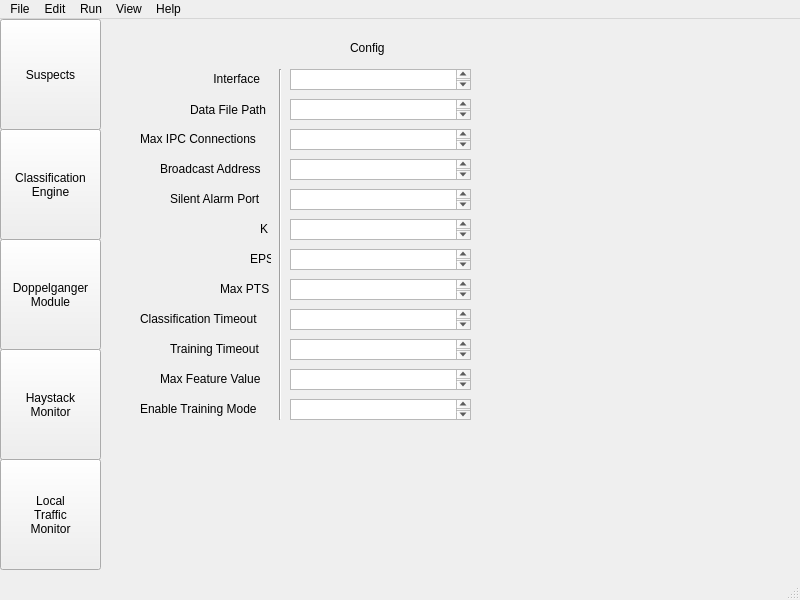
<?xml version="1.0" encoding="UTF-8"?>
<ui version="4.0">
 <class>NovaGUIClass</class>
 <widget class="QMainWindow" name="NovaGUIClass">
  <property name="geometry">
   <rect>
    <x>0</x>
    <y>0</y>
    <width>800</width>
    <height>600</height>
   </rect>
  </property>
  <property name="windowTitle">
   <string>Nova</string>
  </property>
  <widget class="QWidget" name="centralwidget">
   <widget class="QStackedWidget" name="stackedWidget">
    <property name="geometry">
     <rect>
      <x>100</x>
      <y>-20</y>
      <width>691</width>
      <height>581</height>
     </rect>
    </property>
    <property name="currentIndex">
     <number>1</number>
    </property>
    <widget class="QWidget" name="stackedWidgetPage1">
     <widget class="QListWidget" name="benignList">
      <property name="geometry">
       <rect>
        <x>20</x>
        <y>90</y>
        <width>301</width>
        <height>471</height>
       </rect>
      </property>
     </widget>
     <widget class="QLabel" name="bListLabel">
      <property name="geometry">
       <rect>
        <x>100</x>
        <y>60</y>
        <width>121</width>
        <height>31</height>
       </rect>
      </property>
      <property name="text">
       <string>Benign Suspects</string>
      </property>
     </widget>
     <widget class="QLabel" name="hListLabel">
      <property name="geometry">
       <rect>
        <x>450</x>
        <y>60</y>
        <width>121</width>
        <height>31</height>
       </rect>
      </property>
      <property name="text">
       <string> Hostile Suspects</string>
      </property>
     </widget>
     <widget class="QListWidget" name="hostileList">
      <property name="geometry">
       <rect>
        <x>370</x>
        <y>90</y>
        <width>301</width>
        <height>471</height>
       </rect>
      </property>
     </widget>
    </widget>
    <widget class="QWidget" name="stackedWidgetPage2">
     <widget class="QPlainTextEdit" name="CETrainingTimeoutEdit">
      <property name="geometry">
       <rect>
        <x>190</x>
        <y>340</y>
        <width>181</width>
        <height>21</height>
       </rect>
      </property>
     </widget>
     <widget class="QLabel" name="CEInterfaceLabel">
      <property name="geometry">
       <rect>
        <x>110</x>
        <y>70</y>
        <width>71</width>
        <height>20</height>
       </rect>
      </property>
      <property name="text">
       <string> Interface</string>
      </property>
     </widget>
     <widget class="QLabel" name="CEIPCMaxConnectLabel">
      <property name="geometry">
       <rect>
        <x>40</x>
        <y>130</y>
        <width>131</width>
        <height>20</height>
       </rect>
      </property>
      <property name="text">
       <string>Max IPC Connections</string>
      </property>
     </widget>
     <widget class="QPlainTextEdit" name="CEMaxFeatureValEdit">
      <property name="geometry">
       <rect>
        <x>190</x>
        <y>370</y>
        <width>181</width>
        <height>21</height>
       </rect>
      </property>
     </widget>
     <widget class="QLabel" name="CEConfigLabel">
      <property name="geometry">
       <rect>
        <x>250</x>
        <y>40</y>
        <width>67</width>
        <height>17</height>
       </rect>
      </property>
      <property name="text">
       <string>Config</string>
      </property>
     </widget>
     <widget class="QPlainTextEdit" name="CEEnableTrainingEdit">
      <property name="geometry">
       <rect>
        <x>190</x>
        <y>400</y>
        <width>181</width>
        <height>21</height>
       </rect>
      </property>
     </widget>
     <widget class="QLabel" name="CEDatafileLabel">
      <property name="geometry">
       <rect>
        <x>90</x>
        <y>100</y>
        <width>81</width>
        <height>21</height>
       </rect>
      </property>
      <property name="text">
       <string>Data File Path</string>
      </property>
     </widget>
     <widget class="Line" name="CELine">
      <property name="geometry">
       <rect>
        <x>170</x>
        <y>70</y>
        <width>20</width>
        <height>351</height>
       </rect>
      </property>
      <property name="orientation">
       <enum>Qt::Vertical</enum>
      </property>
     </widget>
     <widget class="QPlainTextEdit" name="CEMaxPtsEdit">
      <property name="geometry">
       <rect>
        <x>190</x>
        <y>280</y>
        <width>181</width>
        <height>21</height>
       </rect>
      </property>
     </widget>
     <widget class="QPlainTextEdit" name="CEClassificationTimeoutEdit">
      <property name="geometry">
       <rect>
        <x>190</x>
        <y>310</y>
        <width>181</width>
        <height>21</height>
       </rect>
      </property>
     </widget>
     <widget class="QPlainTextEdit" name="CEEPSEdit">
      <property name="geometry">
       <rect>
        <x>190</x>
        <y>250</y>
        <width>181</width>
        <height>21</height>
       </rect>
      </property>
     </widget>
     <widget class="QPlainTextEdit" name="CEBroadcastAddrEdit">
      <property name="geometry">
       <rect>
        <x>190</x>
        <y>160</y>
        <width>181</width>
        <height>21</height>
       </rect>
      </property>
     </widget>
     <widget class="QPlainTextEdit" name="CESilentAlarmPortEdit">
      <property name="geometry">
       <rect>
        <x>190</x>
        <y>190</y>
        <width>181</width>
        <height>21</height>
       </rect>
      </property>
     </widget>
     <widget class="QPlainTextEdit" name="CEKEdit">
      <property name="geometry">
       <rect>
        <x>190</x>
        <y>220</y>
        <width>181</width>
        <height>21</height>
       </rect>
      </property>
     </widget>
     <widget class="QPlainTextEdit" name="CEInterfaceEdit">
      <property name="geometry">
       <rect>
        <x>190</x>
        <y>70</y>
        <width>181</width>
        <height>21</height>
       </rect>
      </property>
     </widget>
     <widget class="QPlainTextEdit" name="CEIPCMaxConnectEdit">
      <property name="geometry">
       <rect>
        <x>190</x>
        <y>130</y>
        <width>181</width>
        <height>21</height>
       </rect>
      </property>
     </widget>
     <widget class="QPlainTextEdit" name="CEDatafileEdit">
      <property name="geometry">
       <rect>
        <x>190</x>
        <y>100</y>
        <width>181</width>
        <height>21</height>
       </rect>
      </property>
     </widget>
     <widget class="QLabel" name="CEBroadcastAddrLabel">
      <property name="geometry">
       <rect>
        <x>60</x>
        <y>160</y>
        <width>121</width>
        <height>20</height>
       </rect>
      </property>
      <property name="text">
       <string>Broadcast Address</string>
      </property>
     </widget>
     <widget class="QLabel" name="CESilentAlarmPortLabel">
      <property name="geometry">
       <rect>
        <x>70</x>
        <y>190</y>
        <width>101</width>
        <height>20</height>
       </rect>
      </property>
      <property name="text">
       <string>Silent Alarm Port</string>
      </property>
     </widget>
     <widget class="QLabel" name="CEKLabel">
      <property name="geometry">
       <rect>
        <x>160</x>
        <y>220</y>
        <width>16</width>
        <height>20</height>
       </rect>
      </property>
      <property name="text">
       <string>K</string>
      </property>
     </widget>
     <widget class="QLabel" name="CEEPSLabel">
      <property name="geometry">
       <rect>
        <x>150</x>
        <y>250</y>
        <width>21</width>
        <height>20</height>
       </rect>
      </property>
      <property name="text">
       <string>EPS</string>
      </property>
     </widget>
     <widget class="QLabel" name="CEMaxPtsLabel">
      <property name="geometry">
       <rect>
        <x>120</x>
        <y>280</y>
        <width>51</width>
        <height>20</height>
       </rect>
      </property>
      <property name="text">
       <string>Max PTS</string>
      </property>
     </widget>
     <widget class="QLabel" name="CEClassificationTimeoutLabel">
      <property name="geometry">
       <rect>
        <x>40</x>
        <y>310</y>
        <width>131</width>
        <height>20</height>
       </rect>
      </property>
      <property name="text">
       <string>Classification Timeout</string>
      </property>
     </widget>
     <widget class="QLabel" name="CETrainingTimeoutLabel">
      <property name="geometry">
       <rect>
        <x>70</x>
        <y>340</y>
        <width>101</width>
        <height>20</height>
       </rect>
      </property>
      <property name="text">
       <string>Training Timeout</string>
      </property>
     </widget>
     <widget class="QLabel" name="CEMaxFeatureValLabel">
      <property name="geometry">
       <rect>
        <x>60</x>
        <y>370</y>
        <width>111</width>
        <height>20</height>
       </rect>
      </property>
      <property name="text">
       <string>Max Feature Value</string>
      </property>
     </widget>
     <widget class="QLabel" name="CEEnableTrainingLabel">
      <property name="geometry">
       <rect>
        <x>40</x>
        <y>400</y>
        <width>131</width>
        <height>20</height>
       </rect>
      </property>
      <property name="text">
       <string>Enable Training Mode</string>
      </property>
     </widget>
    </widget>
    <widget class="QWidget" name="stackedWidgetPage3">
     <widget class="QPlainTextEdit" name="DMInterfaceEdit">
      <property name="geometry">
       <rect>
        <x>180</x>
        <y>70</y>
        <width>181</width>
        <height>21</height>
       </rect>
      </property>
     </widget>
     <widget class="Line" name="DMLine">
      <property name="geometry">
       <rect>
        <x>160</x>
        <y>70</y>
        <width>16</width>
        <height>81</height>
       </rect>
      </property>
      <property name="orientation">
       <enum>Qt::Vertical</enum>
      </property>
     </widget>
     <widget class="QLabel" name="DMIPLabel">
      <property name="geometry">
       <rect>
        <x>60</x>
        <y>100</y>
        <width>101</width>
        <height>21</height>
       </rect>
      </property>
      <property name="text">
       <string>Doppelganger IP</string>
      </property>
     </widget>
     <widget class="QLabel" name="DMInterfaceLabel">
      <property name="geometry">
       <rect>
        <x>100</x>
        <y>70</y>
        <width>71</width>
        <height>21</height>
       </rect>
      </property>
      <property name="text">
       <string> Interface</string>
      </property>
     </widget>
     <widget class="QPlainTextEdit" name="DMIPEdit">
      <property name="geometry">
       <rect>
        <x>180</x>
        <y>100</y>
        <width>181</width>
        <height>21</height>
       </rect>
      </property>
     </widget>
     <widget class="QLabel" name="DMEnabledLabel">
      <property name="geometry">
       <rect>
        <x>30</x>
        <y>130</y>
        <width>131</width>
        <height>20</height>
       </rect>
      </property>
      <property name="text">
       <string>Enable Doppelganger</string>
      </property>
     </widget>
     <widget class="QPlainTextEdit" name="DMEnabledEdit">
      <property name="geometry">
       <rect>
        <x>180</x>
        <y>130</y>
        <width>181</width>
        <height>21</height>
       </rect>
      </property>
     </widget>
     <widget class="QLabel" name="DMConfigLabel">
      <property name="geometry">
       <rect>
        <x>220</x>
        <y>40</y>
        <width>67</width>
        <height>17</height>
       </rect>
      </property>
      <property name="text">
       <string>Config</string>
      </property>
     </widget>
    </widget>
    <widget class="QWidget" name="stackedWidgetPage4">
     <widget class="QLabel" name="HSConfigLabel">
      <property name="geometry">
       <rect>
        <x>240</x>
        <y>80</y>
        <width>67</width>
        <height>17</height>
       </rect>
      </property>
      <property name="text">
       <string>Config</string>
      </property>
     </widget>
     <widget class="QPlainTextEdit" name="HSFreqEdit">
      <property name="geometry">
       <rect>
        <x>200</x>
        <y>220</y>
        <width>181</width>
        <height>21</height>
       </rect>
      </property>
     </widget>
     <widget class="Line" name="HSLine">
      <property name="geometry">
       <rect>
        <x>180</x>
        <y>130</y>
        <width>20</width>
        <height>111</height>
       </rect>
      </property>
      <property name="orientation">
       <enum>Qt::Vertical</enum>
      </property>
     </widget>
     <widget class="QLabel" name="HSInterfaceLabel">
      <property name="geometry">
       <rect>
        <x>120</x>
        <y>130</y>
        <width>71</width>
        <height>21</height>
       </rect>
      </property>
      <property name="text">
       <string> Interface</string>
      </property>
     </widget>
     <widget class="QPlainTextEdit" name="HSTimeoutEdit">
      <property name="geometry">
       <rect>
        <x>200</x>
        <y>190</y>
        <width>181</width>
        <height>21</height>
       </rect>
      </property>
     </widget>
     <widget class="QPlainTextEdit" name="HSInterfaceEdit">
      <property name="geometry">
       <rect>
        <x>200</x>
        <y>130</y>
        <width>181</width>
        <height>21</height>
       </rect>
      </property>
     </widget>
     <widget class="QLabel" name="HSTimeoutLabel">
      <property name="geometry">
       <rect>
        <x>100</x>
        <y>190</y>
        <width>91</width>
        <height>21</height>
       </rect>
      </property>
      <property name="text">
       <string>TCP Timeout</string>
      </property>
     </widget>
     <widget class="QLabel" name="HSFreqLabel">
      <property name="geometry">
       <rect>
        <x>60</x>
        <y>220</y>
        <width>131</width>
        <height>20</height>
       </rect>
      </property>
      <property name="text">
       <string>Timeout Frequency</string>
      </property>
     </widget>
     <widget class="QPlainTextEdit" name="HSHoneyDConfigEdit">
      <property name="geometry">
       <rect>
        <x>200</x>
        <y>160</y>
        <width>181</width>
        <height>21</height>
       </rect>
      </property>
     </widget>
     <widget class="QLabel" name="HSHoneyDConfigLabel">
      <property name="geometry">
       <rect>
        <x>30</x>
        <y>160</y>
        <width>151</width>
        <height>21</height>
       </rect>
      </property>
      <property name="text">
       <string> HoneyD Config File Path</string>
      </property>
     </widget>
    </widget>
    <widget class="QWidget" name="stackedWidgetPage5">
     <widget class="QPlainTextEdit" name="LTMInterfaceEdit">
      <property name="geometry">
       <rect>
        <x>220</x>
        <y>90</y>
        <width>181</width>
        <height>21</height>
       </rect>
      </property>
     </widget>
     <widget class="QPlainTextEdit" name="LTMTimeoutEdit">
      <property name="geometry">
       <rect>
        <x>220</x>
        <y>120</y>
        <width>181</width>
        <height>21</height>
       </rect>
      </property>
     </widget>
     <widget class="QPlainTextEdit" name="LTMFreqEdit">
      <property name="geometry">
       <rect>
        <x>220</x>
        <y>150</y>
        <width>181</width>
        <height>21</height>
       </rect>
      </property>
     </widget>
     <widget class="QLabel" name="LTMInterfaceLabel">
      <property name="geometry">
       <rect>
        <x>140</x>
        <y>90</y>
        <width>71</width>
        <height>21</height>
       </rect>
      </property>
      <property name="text">
       <string> Interface</string>
      </property>
     </widget>
     <widget class="QLabel" name="LTMTimeoutLabel">
      <property name="geometry">
       <rect>
        <x>120</x>
        <y>120</y>
        <width>91</width>
        <height>21</height>
       </rect>
      </property>
      <property name="text">
       <string>TCP Timeout</string>
      </property>
     </widget>
     <widget class="QLabel" name="LTMFreqLabel">
      <property name="geometry">
       <rect>
        <x>80</x>
        <y>150</y>
        <width>131</width>
        <height>20</height>
       </rect>
      </property>
      <property name="text">
       <string>Timeout Frequency</string>
      </property>
     </widget>
     <widget class="Line" name="LTMLine">
      <property name="geometry">
       <rect>
        <x>200</x>
        <y>90</y>
        <width>16</width>
        <height>81</height>
       </rect>
      </property>
      <property name="orientation">
       <enum>Qt::Vertical</enum>
      </property>
     </widget>
     <widget class="QLabel" name="LTMConfigLabel">
      <property name="geometry">
       <rect>
        <x>260</x>
        <y>60</y>
        <width>67</width>
        <height>17</height>
       </rect>
      </property>
      <property name="text">
       <string>Config</string>
      </property>
     </widget>
    </widget>
   </widget>
   <widget class="QPushButton" name="SuspectButton">
    <property name="geometry">
     <rect>
      <x>0</x>
      <y>0</y>
      <width>101</width>
      <height>111</height>
     </rect>
    </property>
    <property name="text">
     <string>Suspects</string>
    </property>
   </widget>
   <widget class="QPushButton" name="CEButton">
    <property name="geometry">
     <rect>
      <x>0</x>
      <y>110</y>
      <width>101</width>
      <height>111</height>
     </rect>
    </property>
    <property name="text">
     <string>Classification
Engine</string>
    </property>
    <property name="autoRepeat">
     <bool>false</bool>
    </property>
   </widget>
   <widget class="QPushButton" name="DMButton">
    <property name="geometry">
     <rect>
      <x>0</x>
      <y>220</y>
      <width>101</width>
      <height>111</height>
     </rect>
    </property>
    <property name="text">
     <string>Doppelganger
Module</string>
    </property>
   </widget>
   <widget class="QPushButton" name="HSButton">
    <property name="geometry">
     <rect>
      <x>0</x>
      <y>330</y>
      <width>101</width>
      <height>111</height>
     </rect>
    </property>
    <property name="text">
     <string>Haystack
Monitor</string>
    </property>
   </widget>
   <widget class="QPushButton" name="LTMButton">
    <property name="geometry">
     <rect>
      <x>0</x>
      <y>440</y>
      <width>101</width>
      <height>111</height>
     </rect>
    </property>
    <property name="text">
     <string>Local
Traffic
Monitor</string>
    </property>
   </widget>
  </widget>
  <widget class="QMenuBar" name="menubar">
   <property name="geometry">
    <rect>
     <x>0</x>
     <y>0</y>
     <width>800</width>
     <height>20</height>
    </rect>
   </property>
   <widget class="QMenu" name="menuFile">
    <property name="title">
     <string>File</string>
    </property>
   </widget>
   <widget class="QMenu" name="menuEdit">
    <property name="title">
     <string>Edit</string>
    </property>
    <addaction name="actionConfigure"/>
   </widget>
   <widget class="QMenu" name="menuRun">
    <property name="title">
     <string>Run</string>
    </property>
    <addaction name="actionRunNova"/>
    <addaction name="actionRunNovaAs"/>
    <addaction name="separator"/>
    <addaction name="actionStopNova"/>
   </widget>
   <widget class="QMenu" name="menuView">
    <property name="title">
     <string>View</string>
    </property>
   </widget>
   <widget class="QMenu" name="menuHelp">
    <property name="title">
     <string>Help</string>
    </property>
   </widget>
   <addaction name="menuFile"/>
   <addaction name="menuEdit"/>
   <addaction name="menuRun"/>
   <addaction name="menuView"/>
   <addaction name="menuHelp"/>
  </widget>
  <widget class="QStatusBar" name="statusbar"/>
  <action name="actionConfigure">
   <property name="text">
    <string>Preferences</string>
   </property>
  </action>
  <action name="actionRunNova">
   <property name="text">
    <string>Run</string>
   </property>
  </action>
  <action name="actionRunNovaAs">
   <property name="text">
    <string>Run as...</string>
   </property>
  </action>
  <action name="actionStop">
   <property name="text">
    <string>Pause</string>
   </property>
  </action>
  <action name="actionStopNova">
   <property name="text">
    <string>Stop</string>
   </property>
  </action>
 </widget>
 <resources/>
 <connections/>
</ui>
